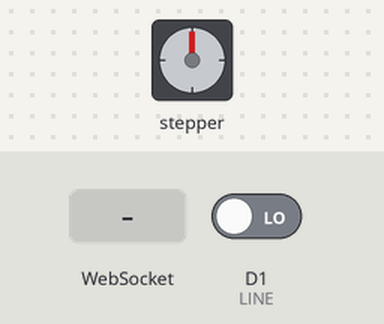
Simulated run of this sketch. Board: ESP8266 (NodeMCU). Parts: stepper motor. Inputs (shaded band) come from the test bench; at power-on: D1 (LINE) LOW. WiFi joins after 1.5 s; servers stay silent unless stated; stepper angles assume 2048 steps per turn; what the sketch prints to the serial monitor is not drawn.

Above: at 3.2 s.
3.3 s: WebSocket text "1" received
At 4.2 s:
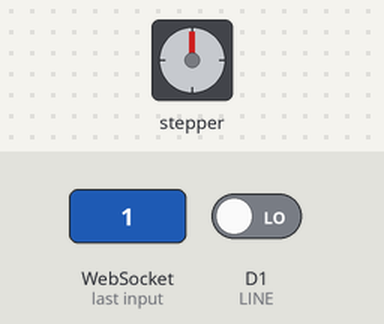
6.8 s: WebSocket text "5" received
At 9.1 s:
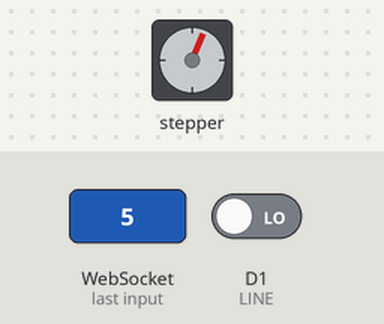
10.7 s: WebSocket text "90" received
At 12.6 s:
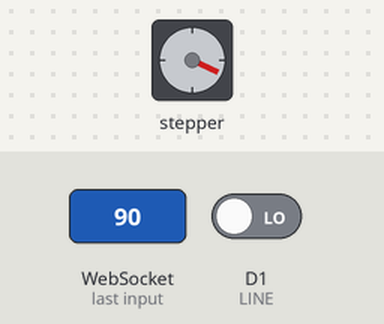
Timing chart, 0 to 18.7 s (numbered marks = the images above; inputs shaded):
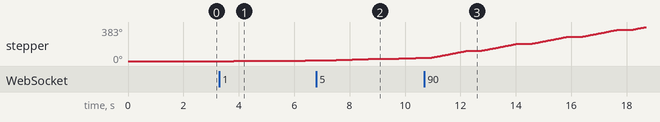

The sketch:

VaDoLine.ino
```cpp
#include <ESP8266WiFi.h>

#include <ESP8266WebServer.h>

#include <WebSocketsServer.h>

#include <Stepper.h>


// Cấu hình Stepper Motor

const int stepsPerRevolution = 2048;

Stepper myStepper(stepsPerRevolution, D5, D7, D6, D8); // GPIO4 (D2), GPIO2 (D4), GPIO0 (D3), GPIO14 (D5)


#define LINE D1


// Thông tin Wi-Fi

const char* ssid = "anhtuan"; // Thay bằng SSID Wi-Fi

const char* password = "33333333"; // Thay bằng mật khẩu Wi-Fi


// Tạo server HTTP và WebSocket

ESP8266WebServer server(80);

WebSocketsServer webSocket(81);


// Biến lưu trạng thái

int val = 0;

String trangthai = "";

int stepAngle = 0;       // Góc quay (°)

bool motorRunning = false; // Trạng thái động cơ


void setup() {

  // Cài đặt Stepper Motor

  myStepper.setSpeed(10);


  pinMode(LINE, INPUT);


  // Kết nối Wi-Fi

  Serial.begin(115200);

  Serial.print("Connecting to Wi-Fi");

  WiFi.begin(ssid, password);

  while (WiFi.status() != WL_CONNECTED) {

    delay(1000);

    Serial.print(".");

  }

  Serial.println("\nWi-Fi connected!");

  Serial.print("IP address: ");

  Serial.println(WiFi.localIP());


  // Bắt đầu server

  server.on("/", handleRoot);

  server.begin();

  webSocket.begin();

  webSocket.onEvent(webSocketEvent);

}


void loop() {

  // Cập nhật server và WebSocket

  server.handleClient();

  webSocket.loop();


  // Cập nhật thông tin nhiệt độ và độ ẩm

  static unsigned long lastUpdate = 0;

  if (millis() - lastUpdate > 2000) {

    lastUpdate = millis();

    val = digitalRead(LINE);

    Serial.println(val) ;

    Serial.println("------------------");


    if (val == 1) {

      trangthai = "Den";

    } else {

      trangthai = "Trang";

    }


    // Gửi dữ liệu đến WebSocket

    String data = "{\"val\":" + String(val) +

              ",\"trangthai\":\"" + trangthai + "\"}";


    webSocket.broadcastTXT(data);

  }


  // Quay động cơ liên tục nếu trạng thái đang chạy

  if (motorRunning) {

    myStepper.step((stepsPerRevolution / 360) * stepAngle);

    delay(500);

  }

}


void handleRoot() {

  // Tạo giao diện HTML

  String htmlPage = R"rawliteral(

<!DOCTYPE html>

<html lang="en">

<head>

  <meta charset="UTF-8">

  <meta name="viewport" content="width=device-width, initial-scale=1.0">

  <title>SmartHome Control</title>

  <style>

    body { font-family: Arial, sans-serif; text-align: center; }

    .container { max-width: 600px; margin: 50px auto; }

    .card { border: 1px solid #ddd; padding: 20px; margin: 20px; border-radius: 10px; }

    input, button { padding: 10px; margin: 10px; font-size: 16px; }

  </style>

</head>

<body>

  <div class="container">

    <h1>SmartHome Control</h1>

    <div class="card">

      <h2>Val: <span id="val">--</span></h2>

      <h2>Trang thai LINE: <span id="trangthai">--</span></h2>

    </div>

    <div class="card">

      <h2>Control Stepper Motor</h2>

      <input type="number" id="angle" placeholder="Enter angle (°)" />

      <button onclick="sendAngle()">Rotate</button>

    </div>

  </div>

  <script>

    const ws = new WebSocket(`ws://${location.hostname}:81/`);

    ws.onmessage = (event) => {

      const data = JSON.parse(event.data);

      document.getElementById('val').innerText = data.val.toFixed(1);

      document.getElementById('trangthai').innerText = data.trangthai;

    };


    function sendAngle() {

      const angle = document.getElementById('angle').value;

      ws.send(angle);

    }

  </script>

</body>

</html>

  )rawliteral";


  server.send(200, "text/html", htmlPage);

}


void webSocketEvent(uint8_t num, WStype_t type, uint8_t *payload, size_t length) {

  if (type == WStype_TEXT) {

    String message = String((char*)payload);

    stepAngle = message.toInt();


    // Kiểm tra nếu góc = 0 thì dừng động cơ

    if (stepAngle == 0) {

      motorRunning = false;

    } else {

      motorRunning = true;

    }


    // Ghi thông báo nhận được

    Serial.print("Received angle: ");

    Serial.println(stepAngle);

  }

}

 
```
